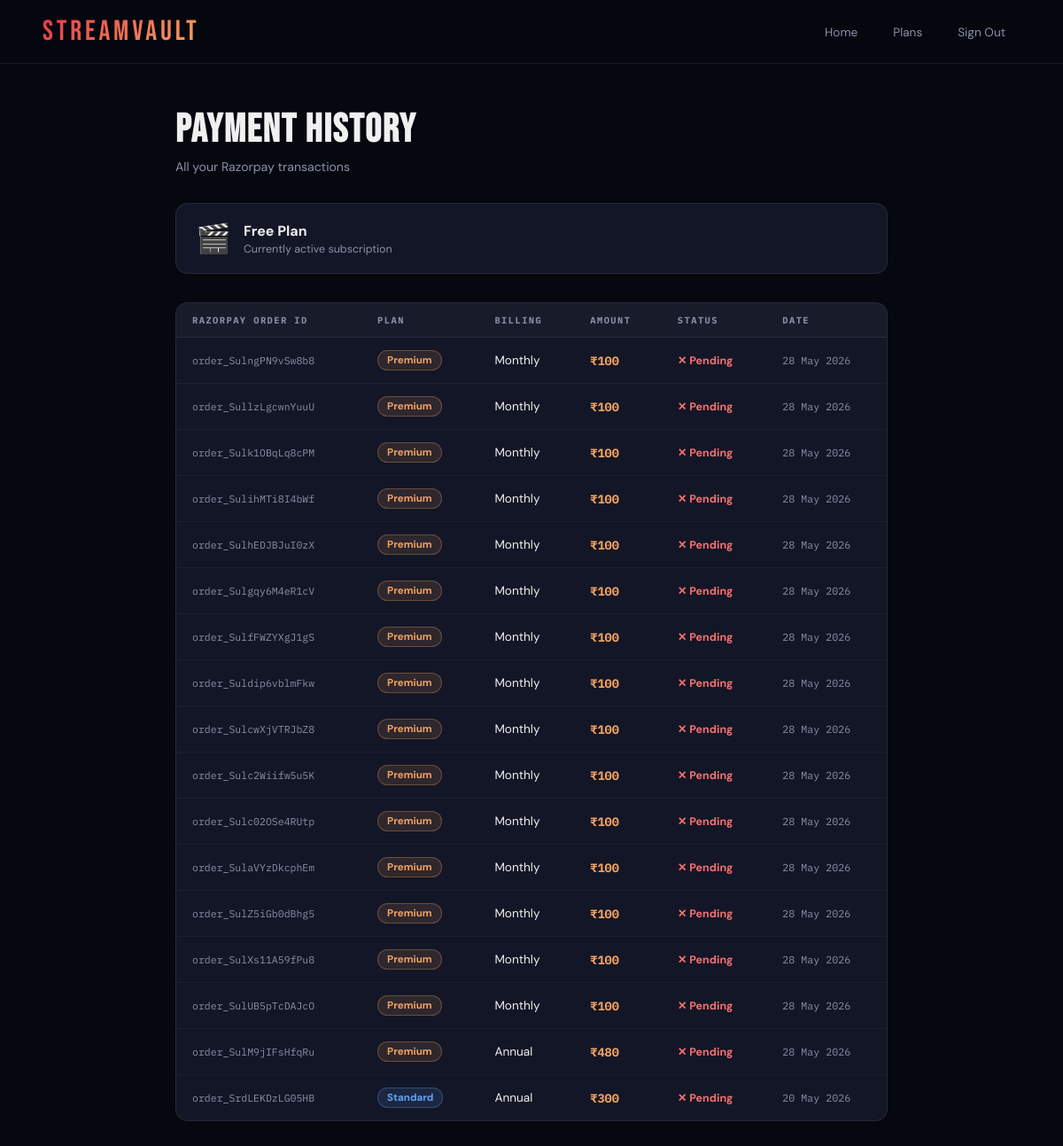
Page /payment-history/ (signed in) on the committed database.
### Demo/models.py (models this page shows, shortened)
class Subscription(models.Model):
    PLAN_FREE = 'free'
    PLAN_STANDARD = 'standard'
    PLAN_PREMIUM = 'premium'
    PLAN_CHOICES = [
        (PLAN_FREE,     'Free'),
        (PLAN_STANDARD, 'Standard'),
        (PLAN_PREMIUM,  'Premium'),
    ]
    user       = models.OneToOneField(User, on_delete=models.CASCADE, related_name='subscription')
    plan       = models.CharField(max_length=20, choices=PLAN_CHOICES, default=PLAN_FREE)
    started_at = models.DateTimeField(auto_now_add=True)
    active     = models.BooleanField(default=True)
    PLAN_RANK = {PLAN_FREE: 0, PLAN_STANDARD: 1, PLAN_PREMIUM: 2}

class PaymentOrder(models.Model):
    STATUS_PENDING   = 'pending'
    STATUS_SUCCESS   = 'success'
    STATUS_FAILED    = 'failed'
    STATUS_CHOICES   = [
        (STATUS_PENDING, 'Pending'),
        (STATUS_SUCCESS, 'Success'),
        (STATUS_FAILED,  'Failed'),
    ]
    BILLING_MONTHLY = 'monthly'
    BILLING_ANNUAL  = 'annual'
    BILLING_CHOICES = [
        (BILLING_MONTHLY, 'Monthly'),
        (BILLING_ANNUAL,  'Annual'),
    ]
    user               = models.ForeignKey(User, on_delete=models.CASCADE, related_name='payments')
    razorpay_order_id  = models.CharField(max_length=100, unique=True)
    razorpay_payment_id = models.CharField(max_length=100, blank=True)
    plan               = models.CharField(max_length=20)
    billing            = models.CharField(max_length=10, choices=BILLING_CHOICES, default=BILLING_MONTHLY)
    amount             = models.DecimalField(max_digits=10, decimal_places=2)
    status             = models.CharField(max_length=20, choices=STATUS_CHOICES, default=STATUS_PENDING)
    created_at         = models.DateTimeField(auto_now_add=True)
    completed_at       = models.DateTimeField(null=True, blank=True)
    class Meta:
        ordering = ['-created_at']

### Demo/views.py (the view)
# urls.py: path('payment-history/', views.payment_history, name='payment_history'),
@login_required(login_url='login')
def payment_history(request):
    orders = PaymentOrder.objects.filter(user=request.user)
    sub    = _get_sub(request.user)
    return render(request, 'user/payment_history.html', {'orders': orders, 'sub': sub})

### Demo/views.py (called while the page is built)
def _get_sub(user):
    sub, _ = Subscription.objects.get_or_create(user=user, defaults={'plan': 'free'})
    return sub

### templates/user/payment_history.html (shortened to what this page needs)
<!DOCTYPE html>
<html lang="en">
<head>
</head>
<body>
  <nav class="navbar">
    <a href="/" class="logo">StreamVault</a>
    <div class="nav-links">
      <a href="/">Home</a><a href="/pricing/">Plans</a><a href="/logout/">Sign Out</a>
    </div>
  </nav>
  <div class="page">
    <div class="page-head">
      <h1>Payment History</h1>
      <p>All your Razorpay transactions</p>
    </div>
    <div class="plan-strip">
      <span class="icon">{% if sub.plan == 'premium' %}👑{% elif sub.plan == 'standard' %}🚀{% else %}🎬{% endif %}</span>
      <div><h4>{{ sub.plan|capfirst }} Plan</h4><p>Currently active subscription</p></div>
    </div>
    {% if orders %}
    <div class="table-wrap">
      <table>
        <thead>
          <tr><th>Razorpay Order ID</th><th>Plan</th><th>Billing</th><th>Amount</th><th>Status</th><th>Date</th></tr>
        </thead>
        <tbody>
          {% for o in orders %}
          <tr>
            <td class="oid">{{ o.razorpay_order_id }}</td>
            <td><span class="plan-chip chip-{{ o.plan }}">{{ o.plan|capfirst }}</span></td>
            <td>{{ o.billing|capfirst }}</td>
            <td class="amount-col">₹{{ o.amount|floatformat:0 }}</td>
            <td>{% if o.status == 'success' %}<span class="ok">✓ Success</span>{% else %}<span class="fail">✕ {{ o.status|capfirst }}</span>{% endif %}</td>
            <td class="date-col">{{ o.created_at|date:"d M Y" }}</td>
          </tr>
          {% endfor %}
        </tbody>
      </table>
    </div>
    {% else %}
    <div class="empty">
      <h3>No payments yet</h3>
      <p>Your Razorpay transactions will appear here after subscribing.</p>
      <a href="/pricing/" class="btn-plans">View Plans →</a>
    </div>
    {% endif %}
  </div>
</body>
</html>

### templates/user/payment_history.html (style rules this page uses)
*,*::before,*::after { box-sizing:border-box;margin:0;padding:0 }
:root { --bg:#060810;--surface:#0e1120;--panel:#131626;--border:rgba(255,255,255,0.08);--accent:#e63946;--gold:#f4a261;--ok:#4ade80;--text:#f0f0f0;--muted:#8a8fa8;--font-head:'Bebas Neue',sans-serif;--font-body:'DM Sans',sans-serif;--font-mono:'IBM Plex Mono',monospace;--nav-h:72px; }
body { background:var(--bg);color:var(--text);font-family:var(--font-body);min-height:100vh; }
.navbar { position:fixed;top:0;left:0;right:0;z-index:100;height:var(--nav-h);display:flex;align-items:center;justify-content:space-between;padding:0 48px;background:rgba(6,8,16,0.95);backdrop-filter:blur(12px);border-bottom:1px solid var(--border); }
.logo { font-family:var(--font-head);font-size:2rem;letter-spacing:0.12em;background:linear-gradient(135deg,var(--accent),var(--gold));-webkit-background-clip:text;-webkit-text-fill-color:transparent;background-clip:text;text-decoration:none; }
.nav-links a { color:var(--muted);text-decoration:none;font-size:0.85rem;padding:8px 16px;border-radius:6px;border:1px solid transparent;margin-left:6px;transition:all 0.2s; }
.page { padding:calc(var(--nav-h) + 48px) 48px 80px;max-width:900px;margin:0 auto; }
.page-head { margin-bottom:32px; }
.page-head h1 { font-family:var(--font-head);font-size:2.8rem;letter-spacing:0.04em;margin-bottom:6px; }
.page-head p { color:var(--muted);font-size:0.88rem; }
.plan-strip { display:flex;align-items:center;gap:14px;background:var(--panel);border:1px solid var(--border);border-radius:14px;padding:18px 22px;margin-bottom:32px; }
.plan-strip .icon { font-size:2rem; }
.plan-strip h4 { font-weight:700;margin-bottom:2px; }
.plan-strip p { font-size:0.78rem;color:var(--muted); }
.table-wrap { background:var(--panel);border:1px solid var(--border);border-radius:14px;overflow:hidden; }
table { width:100%;border-collapse:collapse; }
thead th { font-family:var(--font-mono);font-size:0.65rem;letter-spacing:0.14em;text-transform:uppercase;color:var(--muted);padding:12px 18px;text-align:left;background:rgba(255,255,255,0.02);border-bottom:1px solid var(--border); }
tbody tr { border-bottom:1px solid rgba(255,255,255,0.04); }
tbody tr:last-child { border-bottom:none; }
tbody td { padding:14px 18px;font-size:0.85rem;vertical-align:middle; }
.oid { font-family:var(--font-mono);font-size:0.72rem;color:var(--muted); }
.plan-chip { display:inline-flex;align-items:center;gap:4px;border-radius:50px;padding:3px 10px;font-size:0.72rem;font-weight:700; }
.chip-standard { background:rgba(96,165,250,0.12);border:1px solid rgba(96,165,250,0.3);color:#60a5fa; }
.chip-premium { background:rgba(244,162,97,0.12);border:1px solid rgba(244,162,97,0.3);color:#f4a261; }
.amount-col { font-family:var(--font-mono);font-weight:700;color:var(--gold); }
.fail { color:#f87171;font-weight:700;font-size:0.78rem; }
.date-col { font-family:var(--font-mono);font-size:0.73rem;color:var(--muted); }

### rows in the picture
Subscription: plan "Free"
PaymentOrder: razorpay_order_id "order_SulngPN9vSw8b8", plan "Premium", billing "Monthly", amount "100", status "Pending", created_at "28 May 2026"
PaymentOrder: razorpay_order_id "order_SullzLgcwnYuuU", plan "Premium", billing "Monthly", amount "100", status "Pending", created_at "28 May 2026"
PaymentOrder: razorpay_order_id "order_Sulk1OBqLq8cPM", plan "Premium", billing "Monthly", amount "100", status "Pending", created_at "28 May 2026"
PaymentOrder: razorpay_order_id "order_SulihMTi8I4bWf", plan "Premium", billing "Monthly", amount "100", status "Pending", created_at "28 May 2026"
PaymentOrder: razorpay_order_id "order_SulhEDJBJuI0zX", plan "Premium", billing "Monthly", amount "100", status "Pending", created_at "28 May 2026"
PaymentOrder: razorpay_order_id "order_Sulgqy6M4eR1cV", plan "Premium", billing "Monthly", amount "100", status "Pending", created_at "28 May 2026"
PaymentOrder: razorpay_order_id "order_SulfFWZYXgJ1gS", plan "Premium", billing "Monthly", amount "100", status "Pending", created_at "28 May 2026"
PaymentOrder: razorpay_order_id "order_Suldip6vblmFkw", plan "Premium", billing "Monthly", amount "100", status "Pending", created_at "28 May 2026"
PaymentOrder: razorpay_order_id "order_SulcwXjVTRJbZ8", plan "Premium", billing "Monthly", amount "100", status "Pending", created_at "28 May 2026"
PaymentOrder: razorpay_order_id "order_Sulc2Wiifw5u5K", plan "Premium", billing "Monthly", amount "100", status "Pending", created_at "28 May 2026"
PaymentOrder: razorpay_order_id "order_Sulc02OSe4RUtp", plan "Premium", billing "Monthly", amount "100", status "Pending", created_at "28 May 2026"
PaymentOrder: razorpay_order_id "order_SulaVYzDkcphEm", plan "Premium", billing "Monthly", amount "100", status "Pending", created_at "28 May 2026"
PaymentOrder: razorpay_order_id "order_SulZ5iGb0dBhg5", plan "Premium", billing "Monthly", amount "100", status "Pending", created_at "28 May 2026"
PaymentOrder: razorpay_order_id "order_SulXs11A59fPu8", plan "Premium", billing "Monthly", amount "100", status "Pending", created_at "28 May 2026"
PaymentOrder: razorpay_order_id "order_SulUB5pTcDAJcO", plan "Premium", billing "Monthly", amount "100", status "Pending", created_at "28 May 2026"
PaymentOrder: razorpay_order_id "order_SulM9jIFsHfqRu", plan "Premium", billing "Annual", amount "480", status "Pending", created_at "28 May 2026"
PaymentOrder: razorpay_order_id "order_SrdLEKDzLG05HB", plan "Standard", billing "Annual", amount "300", status "Pending", created_at "20 May 2026"
